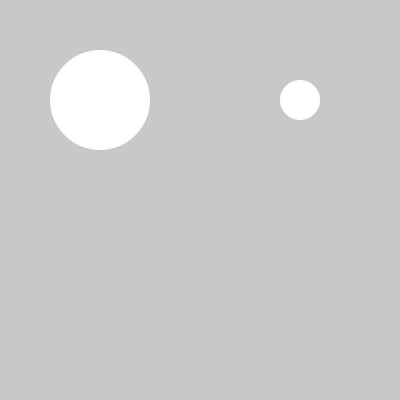
Frame 1 (no input)
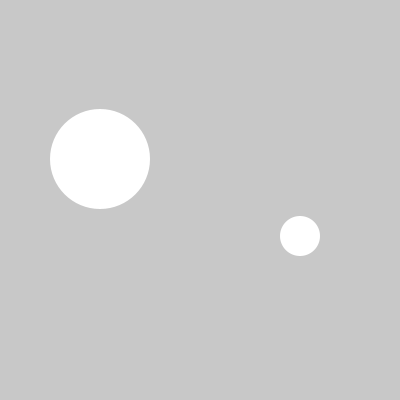
Frame 60 (the mouse pressed at the canvas centre just before this capture)
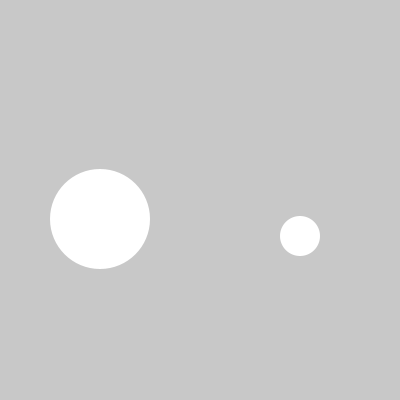
Frame 120 (the mouse held since frame 60 and released just before this capture)

The Processing sketch that drew these frames (run headless with seeded random() and noise(); from frame 60 on, the mouse is pressed at the canvas centre):

// Processing sketch: processing_45998
// ── processing_45998.pde

//flink - behäbig

float xPos = 100;
float yPos = 100;

float xPos1 = 300;
float yPos1 = 100;

int ySpeed = 1;
int ySpeed1 = 8;

void setup() {

  size( 400, 400 );
  smooth();
  noStroke();
}

void draw() {
  background( 200 );
  ellipse( xPos, yPos, 100, 100);
  ellipse( xPos1, yPos1, 40, 40 );

  if ( yPos > height || yPos < 0 ) {
    ySpeed = ySpeed * -1;
  }

  if ( yPos1 > height || yPos1 < 0) {
    ySpeed1 = ySpeed1 * -1;
  }

  yPos = yPos + ySpeed;
  yPos1 = yPos1 + ySpeed1;
}
